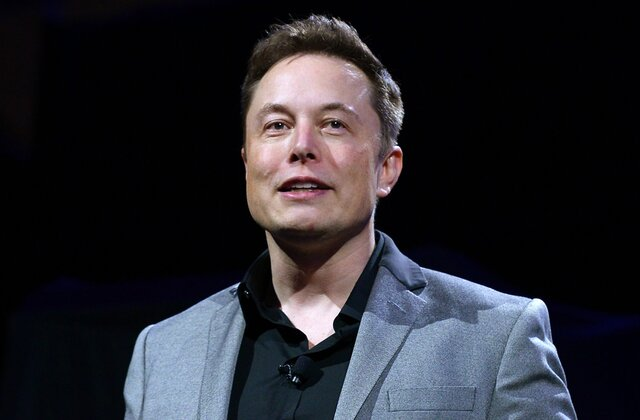
#> input picture elon musk.jpg, 640 x 420 px, found by its file name
$ python face_detect.py
#> lines starting #> are read from the running program, lines starting #| are printed output that depends on the picture; after the words box and inside, x2 and y2 are one past the last pixel; in counts of white or black regions, pixels touching at a corner belong together
import cv2

imagePath = 'C:\\Users\\charu\\OneDrive\\Desktop\\opencv 1\\elon musk.jpg'
cascPath = 'C:\\Users\\charu\\OneDrive\\Desktop\\opencv 1\\haar_case.xml'

faceCascade = cv2.CascadeClassifier(cascPath)

image = cv2.imread(imagePath)
#> image is the input picture: shape (420, 640, 3); mean B, G, R 45.2, 39.2, 39.4
gray = cv2.cvtColor(image, cv2.COLOR_BGR2GRAY)
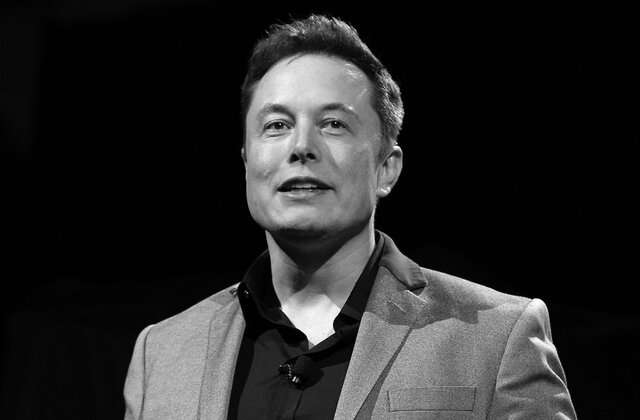
#> gray: shape (420, 640); min 0, max 254, mean 39.9

faces = faceCascade.detectMultiScale(
    gray,
    scaleFactor=1.1,
    minNeighbors=5,
    minSize=(30, 30),
)
#> faces = [[222, 56, 166, 166]]

print("Found {0} faces!".format(len(faces)))
#| Found 1 faces!

# Draw a rectangle around the faces
for (x, y, w, h) in faces:
    cv2.rectangle(image, (x, y), (x+w, y+h), (0, 255, 0), 2)
#> this loop made 1 pass
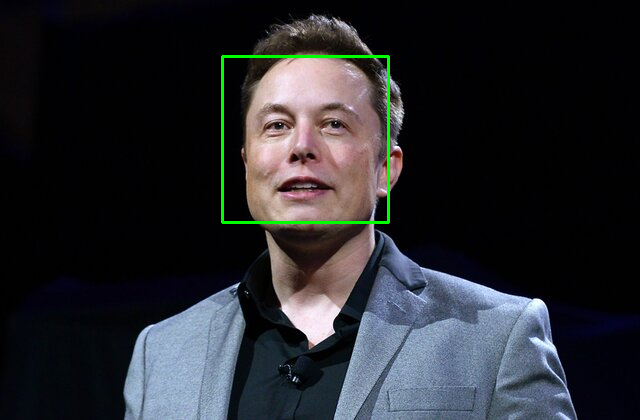
#> image: shape (420, 640, 3); 0.74% of pixels changed, all inside (x1, y1, x2, y2) = (221, 55, 390, 224)

cv2.imshow("Faces found", image)
cv2.waitKey(0)
